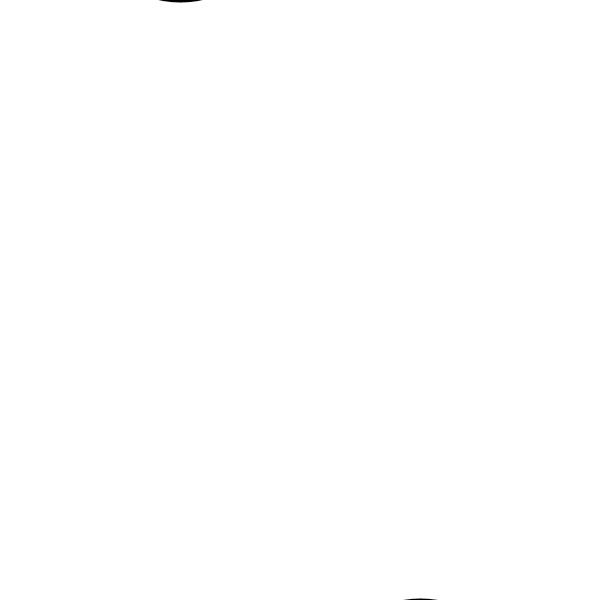
Frame 1 (no input)
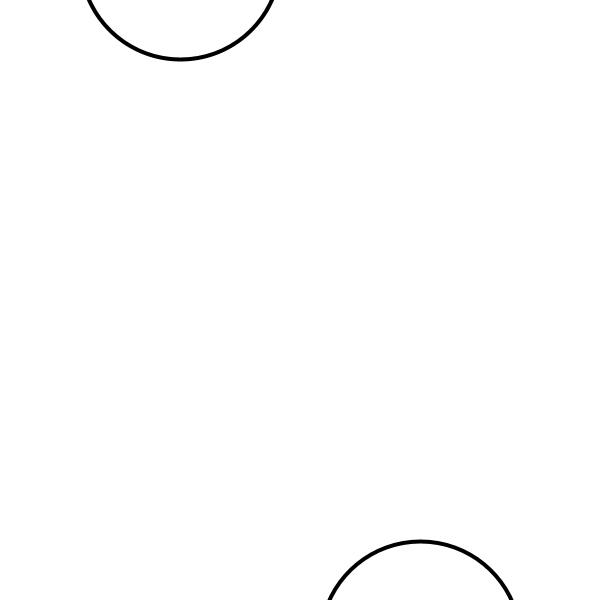
Frame 60 (the mouse pressed at the canvas centre just before this capture)
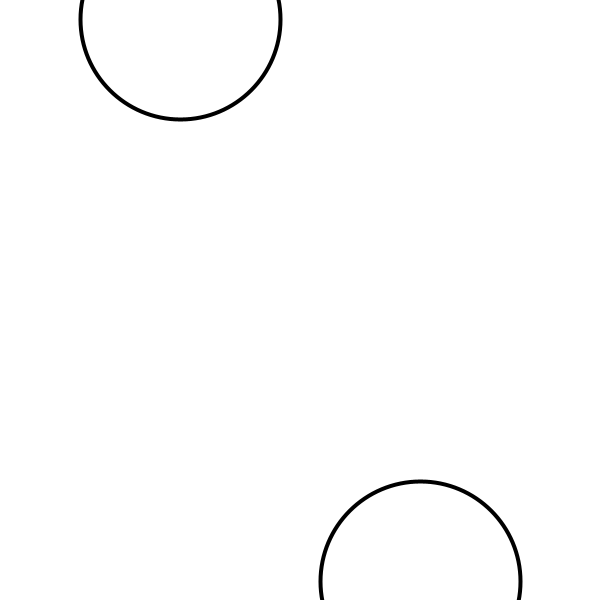
Frame 120 (the mouse held since frame 60 and released just before this capture)

The Processing sketch that drew these frames (run headless with seeded random() and noise(); from frame 60 on, the mouse is pressed at the canvas centre):

// Processing sketch: sketch_2_circles
// ── sketch_2_circles.pde
int x;
int y;

void setup(){
  
  size(600,600);
  x = -100;
  y = 700;
}
void draw(){
  
  background(255);
  strokeWeight(4);
  circle(180,x,200);
  circle(420,y,200);
  x= x+1;
  y= y-1;
  
  if (x>700){
   x= -100;
   y= 700;
  }
}
